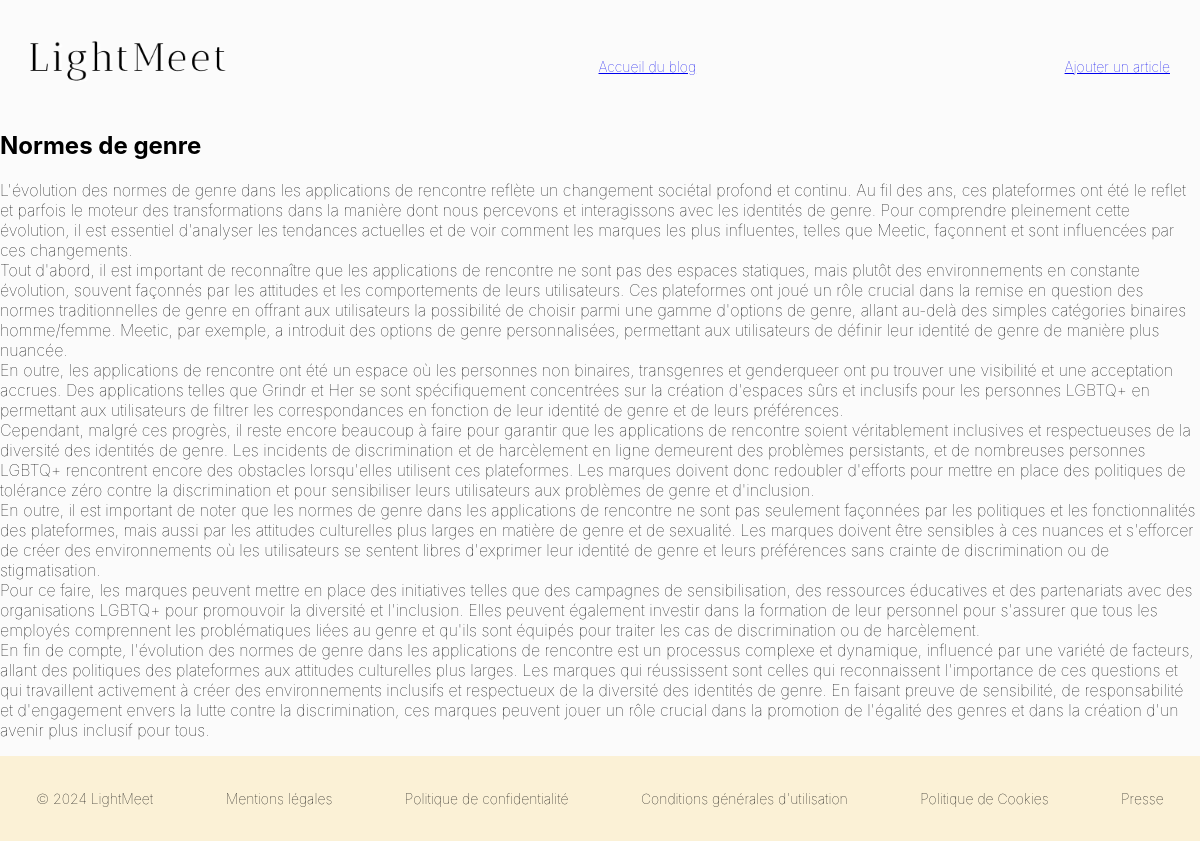
Before: /blog/normes-de-genre with the older database file.
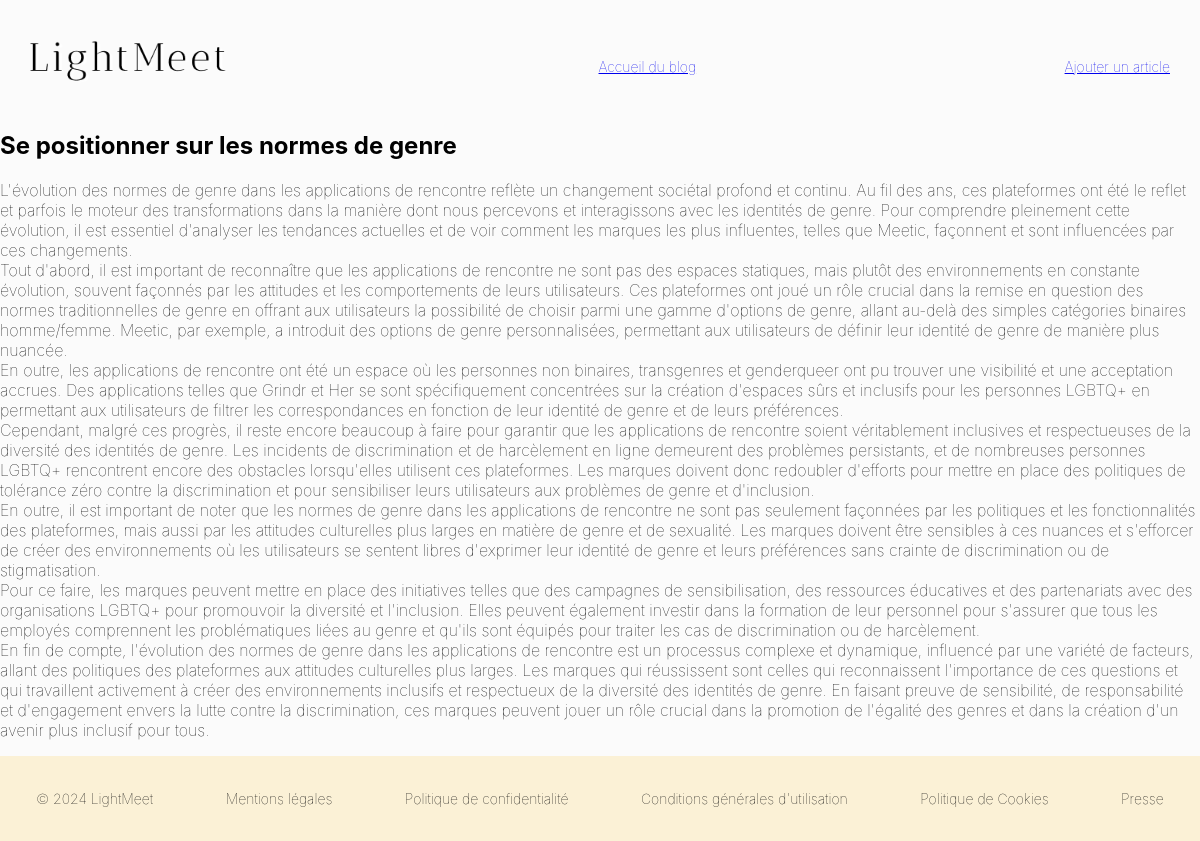
After: the same page with the newer database file.
### posts/models.py (models this page shows, shortened)
class BlogPost(models.Model):
    image = models.FileField(upload_to='images_blog/',default='')
    title = models.CharField(max_length=255,unique=True,verbose_name="Titre")
    slug = models.SlugField(max_length=255,unique=True,blank=True)
    author = models.ForeignKey(User,on_delete=models.SET_NULL,null=True,blank=True)
    last_updated = models.DateTimeField(auto_now=True)
    created_on = models.DateField(blank=True,null=True)
    published = models.BooleanField(default=False,verbose_name="Publié")
    content = models.TextField(blank=True,verbose_name="Contenu")
    description = models.TextField(verbose_name="Description")
    class Meta:
        verbose_name = "Notre Article"
        verbose_name_plural = "Nos Articles"
        ordering=["-created_on"]

### posts/views.py (the view)
# urls.py: path('blog/<str:slug>', BlogPostDetail.as_view(), name="blog_detail"),
class BlogPostDetail(DetailView):
    model = BlogPost
    context_object_name = "post"
    template_name = "posts/blogpost_detail.html"
    fields = ['title','content','published',]

### posts/templates/posts/blogpost_detail.html (shortened to what this page needs)
{% extends 'posts/base_Posts.html' %}
{% load static %}
{% block css %}
<link rel="stylesheet" href="{% static 'partner_meet/css/style_2.css' %}">
{{ block.super }}
<link rel="stylesheet" href="{% static 'partner_meet/css/style_base.css' %}">
{% endblock %}
{% block section %}
    <article>
        <h1> {{ post.title }}</h1>
        <div> {{ post.content|linebreaks|safe }}</div>
    </article>
{% endblock %}

Changed rows visible on the page:
changed BlogPost: title "Normes de genre" → "Se positionner sur les normes de genre"
